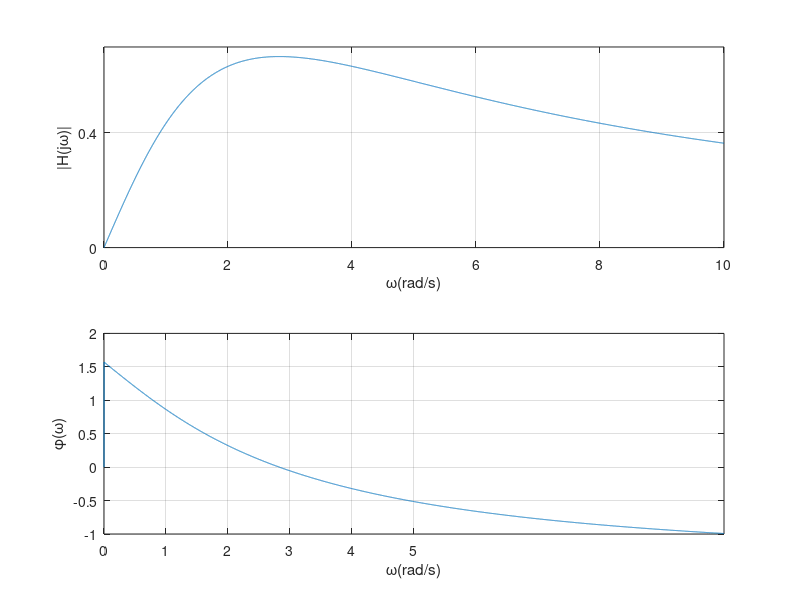

MATLAB code to generate this figure:
ws = 0; dw = 0.001; we = 10;
w = ws:dw:we;

a = [4 0];            %coefficient of output
b = [1 6 8];          %coefficient of input
H = freqs(a, b, w);   %frequence response

subplot(2, 1, 1);
plot(w, abs(H));
set(gca, 'ytick', [0 0.4 0.707 1]);grid on;
xlabel('\omega(rad/s)');ylabel('|H(j\omega)|');

subplot(2, 1, 2);
plot(w, angle(H));
set(gca, 'xtick', [0 1 2 3 4 5]);grid on
xlabel('\omega(rad/s)');ylabel('\phi(\omega)');
